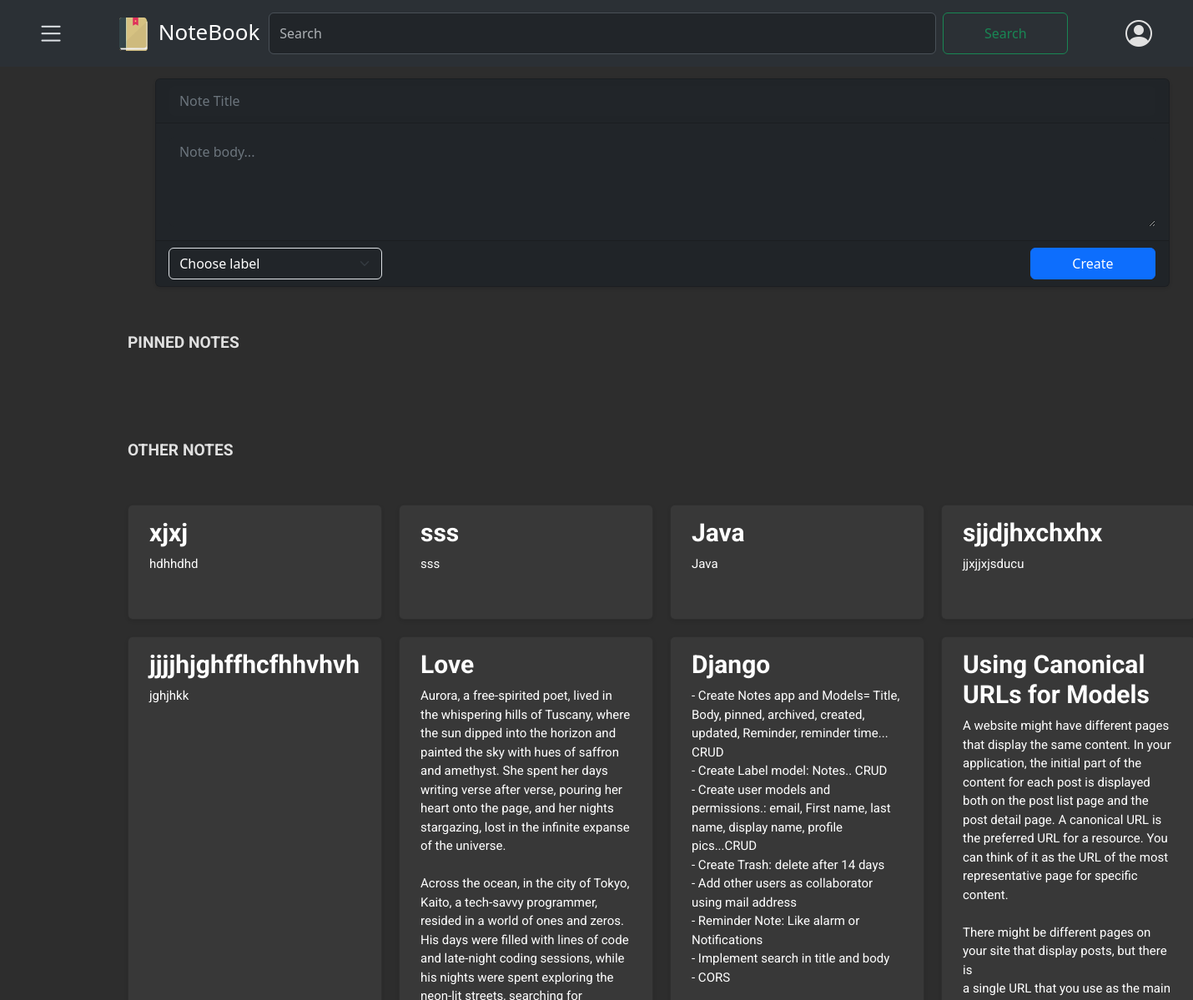
Page /notes/ (signed in, upper part) on the earlier database version.
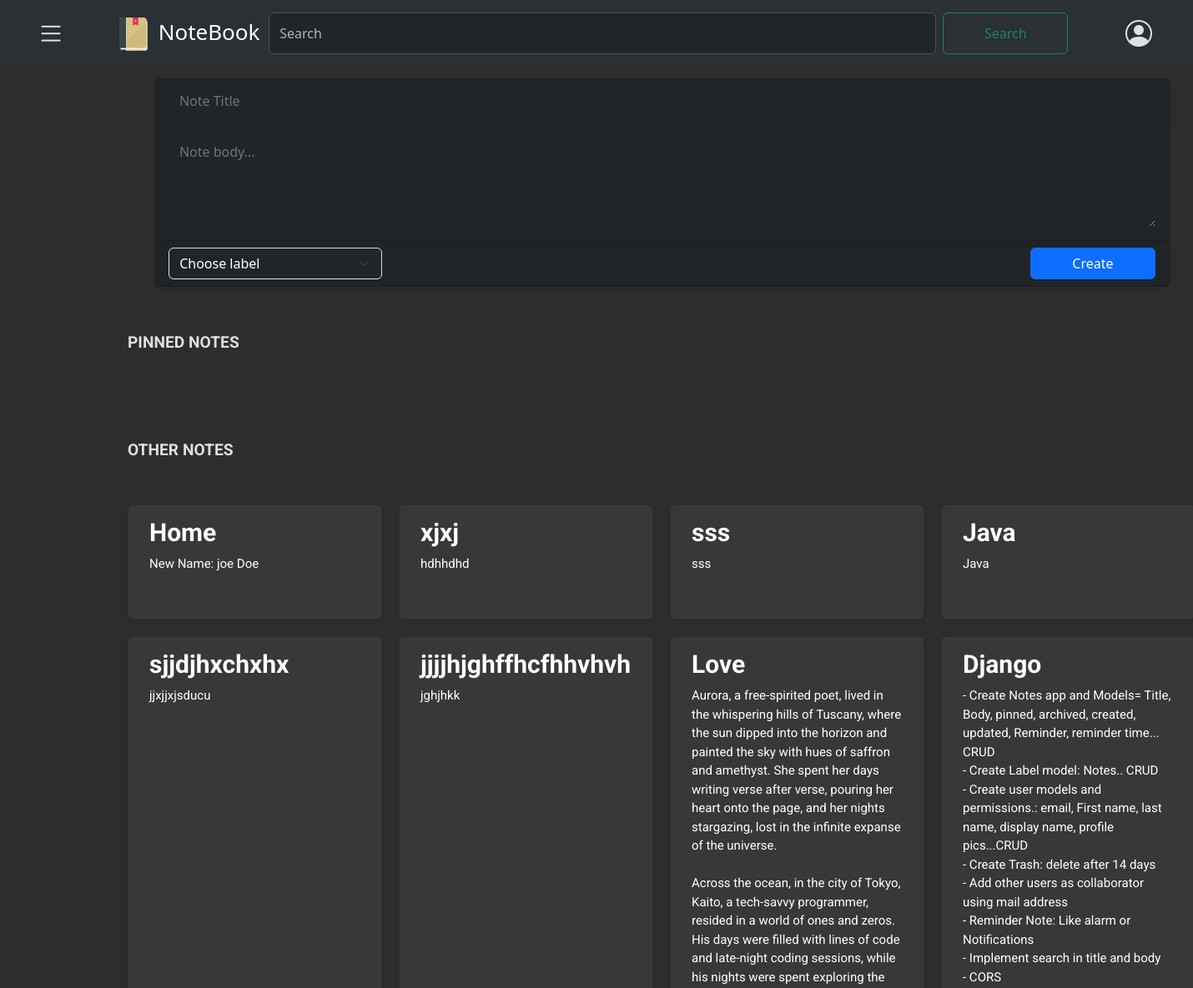
Same page on the later database version.
### notes/models.py (models this page shows, shortened)
class Note(models.Model):
    user= models.ForeignKey(CustomUser,on_delete=models.CASCADE, related_name='notes')
    title= models.CharField(max_length=100, null=False)
    body= models.TextField()
    label= models.ForeignKey(Label, on_delete=models.SET_NULL, related_name="notes", blank=True, null=True)
    archived= models.BooleanField(default=False)
    pinned= models.BooleanField(default= False)
    created = models.DateTimeField(auto_now_add= True)
    updated= models.DateTimeField(auto_now=True)
    trashed = models.BooleanField(default=False)
    trashed_at= models.DateTimeField(null=True, blank=True)
    class Meta:
        ordering= ['-updated']
        indexes= [
            models.Index(fields=["-updated"])
        ]
        verbose_name = "Note"
        verbose_name_plural= "Notes"

### notes/views.py (the view)
# urls.py: path('', notes_list, name='note_list'),
@login_required
def notes_list(request):
    user = request.user
    form = NoteForm()
    pinned_notes = Note.objects.filter(user=user, pinned=True, archived=False, trashed= False)
    other_notes = Note.objects.filter(user=user, pinned=False, archived=False,  trashed= False)
    return render(request,
                  'notes/note/list.html',
                  {'pinned_notes': pinned_notes,
                   'other_notes': other_notes,
                   'form': form})

### notes/forms.py
class NoteForm(forms.ModelForm):
    class Meta:
        model = Note
        fields = ['title', 'body', 'label', 'archived', 'pinned']
        widgets = {
            'label': forms.Select(),
        }
    def __init__(self, *args, **kwargs):
        user = kwargs.pop('user', None)  # Get the user from kwargs
        super().__init__(*args, **kwargs)
        if user is not None:
            self.fields['label'].queryset = Label.objects.filter(user=user)
            self.fields['label'].widget.choices = [(label.id, label.name) for label in self.fields['label'].queryset]

### notes/context_processors.py (called while the page is built)
def labels_processor(request):
    if request.user.is_authenticated:
        labels = Label.objects.filter(user=request.user)
    else:
        labels = Label.objects.none()
    return {
        'labels': labels,
    }

### notes/templates/notes/note/list.html (shortened to what this page needs)
{% extends "notes/base.html" %}
{% block content %}
{% load static %}
<p class="text-capitalize" style="font-weight: bold; font-size: larger;">PINNED NOTES</p>
<div class="card-container">
</div>
<p class="text-capitalize" style="font-weight: bold; font-size: larger;">OTHER NOTES</p>
<div class="card-container">
    {% for other_note in other_notes %}
    <div class="card" data-note-id="{{ other_note.id }}">
        <a href="#" class="note-link" data-note-id="{{ other_note.id }}">
            <h5 class="card-title">{{ other_note.title }}</h5>
            <p class="card-text">{{ other_note.body|truncatechars:650 }}</p>
        </a>
    </div>
    {% endfor %}
</div>
{% endblock %}

Differences in the rows shown:
no longer on this page (row unchanged): Note: title "Using Canonical URLs for Models"
now on this page (row edited): Note: title "Home", body "New Name: joe Doe"
